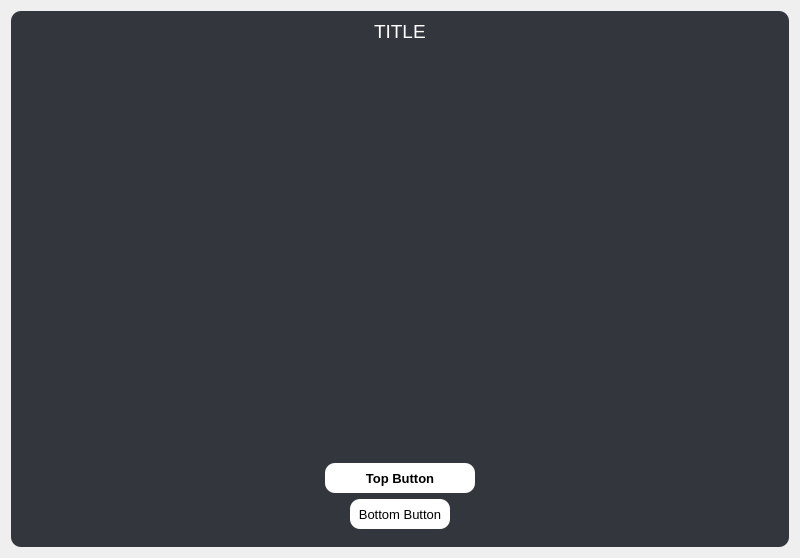
<?xml version="1.0" encoding="UTF-8"?>
<ui version="4.0">
 <class>Dialog</class>
 <widget class="QDialog" name="Dialog">
  <property name="geometry">
   <rect>
    <x>0</x>
    <y>0</y>
    <width>800</width>
    <height>558</height>
   </rect>
  </property>
  <property name="sizePolicy">
   <sizepolicy hsizetype="Preferred" vsizetype="Expanding">
    <horstretch>0</horstretch>
    <verstretch>0</verstretch>
   </sizepolicy>
  </property>
  <property name="maximumSize">
   <size>
    <width>800</width>
    <height>800</height>
   </size>
  </property>
  <property name="windowTitle">
   <string>Dialog</string>
  </property>
  <property name="styleSheet">
   <string notr="true">QFrame{
	background-color: rgb(51, 55, 61);
	border-radius: 10;
}

/*Buttons*/
QPushButton{
	background-color: white;
	color: black;
	border-radius: 10;
}

QPushButton:pressed {	
	background-color: #bcbcbc;
}

/* VERTICAL SCROLLBAR */
QScrollBar:vertical
 {
     background-color: gray;
     width: 15px;
     margin: 15px 3px 15px 3px;
     border: 1px transparent #2A2929;
     border-radius: 4px;
 }

/*  HANDLE BAR VERTICAL */
 QScrollBar::handle:vertical
 {
	background-color: rgb(67, 67, 67);  /* Handle color */
     min-height: 5px;
     border-radius: 4px;
 }

QScrollBar::handle:vertical:hover{	
	background-color: #0D0D0D;
}
QScrollBar::handle:vertical:pressed {	
	background-color: #0D0D0D;
}

 QScrollBar::up-arrow:vertical, QScrollBar::down-arrow:vertical
 {
     background: none;
 }


 QScrollBar::add-page:vertical, QScrollBar::sub-page:vertical
 {
     background: none;
 }

/* Disable top and bottom arrows*/
QScrollBar::add-line:vertical {
      border: none;
      background: none;
}

QScrollBar::sub-line:vertical {
      border: none;
      background: none;
}


/*Slider*/


/*
QSlider::groove:horizontal { 
	background-color: black;
	border: 0px solid; 
	height: 5px; 
	border-radius: 4px;
}

QSlider::handle:horizontal { 
	background-color: white; 
	border: 2px solid; 
	width: 10px; 
	height: 20px; 
	line-height: 20px; 
	margin-top: -5px; 
	margin-bottom: -5px; 
	border-radius: 7px; 
}
*/

QSlider::groove:horizontal {
	background: white;
	height: 5px;
}

QSlider::sub-page:horizontal {
background: qlineargradient(x1: 0, y1: 0, x2: 1, y2: 1, stop: 0 #49BF88, stop: 1 #7289DA);
border: 0px solid #777;
height: 10px;
border-radius: 7px;
}

QSlider::add-page:horizontal {
background: #fff;
border: 1px solid #777;
height: 10px;
border-radius: 7px;
}

QSlider::handle:horizontal {
background: qlineargradient(x1:0, y1:0, x2:1, y2:1,
    stop:0 #eee, stop:1 #ccc);
border: 1px solid #777;
width: 13px;
margin-top: -5px;
margin-bottom: -5px;
border-radius: 7px;
}

QSlider::handle:horizontal:hover {
background: qlineargradient(x1:0, y1:0, x2:1, y2:1,
    stop:0 #fff, stop:1 #ddd);
border: 1px solid #444;
border-radius: 7px;
}

QSlider::sub-page:horizontal:disabled {
background: #bbb;
border-color: #999;
}

QSlider::add-page:horizontal:disabled {
background: #eee;
border-color: #999;
}

QSlider::handle:horizontal:disabled {
background: #eee;
border: 1px solid #aaa;
border-radius: 7px;
}</string>
  </property>
  <layout class="QVBoxLayout" name="verticalLayout">
   <item>
    <widget class="QFrame" name="frame">
     <property name="sizePolicy">
      <sizepolicy hsizetype="Preferred" vsizetype="Expanding">
       <horstretch>0</horstretch>
       <verstretch>0</verstretch>
      </sizepolicy>
     </property>
     <property name="styleSheet">
      <string notr="true"/>
     </property>
     <property name="frameShape">
      <enum>QFrame::StyledPanel</enum>
     </property>
     <property name="frameShadow">
      <enum>QFrame::Raised</enum>
     </property>
     <layout class="QVBoxLayout" name="verticalLayout_2">
      <item alignment="Qt::AlignHCenter|Qt::AlignTop">
       <widget class="QLabel" name="Label_title">
        <property name="sizePolicy">
         <sizepolicy hsizetype="Preferred" vsizetype="Preferred">
          <horstretch>0</horstretch>
          <verstretch>0</verstretch>
         </sizepolicy>
        </property>
        <property name="font">
         <font>
          <family>Segoe UI</family>
          <pointsize>14</pointsize>
         </font>
        </property>
        <property name="styleSheet">
         <string notr="true">background-color: none; color: white;</string>
        </property>
        <property name="text">
         <string>&lt;html&gt;&lt;head/&gt;&lt;body&gt;&lt;p&gt;TITLE&lt;/p&gt;&lt;/body&gt;&lt;/html&gt;</string>
        </property>
       </widget>
      </item>
      <item>
       <widget class="QFrame" name="frame_3">
        <property name="sizePolicy">
         <sizepolicy hsizetype="Expanding" vsizetype="Expanding">
          <horstretch>0</horstretch>
          <verstretch>0</verstretch>
         </sizepolicy>
        </property>
        <property name="minimumSize">
         <size>
          <width>0</width>
          <height>0</height>
         </size>
        </property>
        <property name="maximumSize">
         <size>
          <width>16777215</width>
          <height>16777215</height>
         </size>
        </property>
        <property name="frameShape">
         <enum>QFrame::StyledPanel</enum>
        </property>
        <property name="frameShadow">
         <enum>QFrame::Raised</enum>
        </property>
        <layout class="QVBoxLayout" name="verticalLayout_5">
         <property name="leftMargin">
          <number>9</number>
         </property>
         <property name="topMargin">
          <number>40</number>
         </property>
         <item>
          <widget class="QScrollArea" name="scrollArea">
           <property name="sizePolicy">
            <sizepolicy hsizetype="Preferred" vsizetype="Expanding">
             <horstretch>0</horstretch>
             <verstretch>0</verstretch>
            </sizepolicy>
           </property>
           <property name="minimumSize">
            <size>
             <width>0</width>
             <height>0</height>
            </size>
           </property>
           <property name="maximumSize">
            <size>
             <width>16777215</width>
             <height>16777215</height>
            </size>
           </property>
           <property name="autoFillBackground">
            <bool>false</bool>
           </property>
           <property name="styleSheet">
            <string notr="true"/>
           </property>
           <property name="verticalScrollBarPolicy">
            <enum>Qt::ScrollBarAsNeeded</enum>
           </property>
           <property name="horizontalScrollBarPolicy">
            <enum>Qt::ScrollBarAlwaysOff</enum>
           </property>
           <property name="widgetResizable">
            <bool>true</bool>
           </property>
           <property name="alignment">
            <set>Qt::AlignLeading|Qt::AlignLeft|Qt::AlignTop</set>
           </property>
           <widget class="QWidget" name="scrollAreaWidgetContents">
            <property name="geometry">
             <rect>
              <x>0</x>
              <y>0</y>
              <width>746</width>
              <height>351</height>
             </rect>
            </property>
            <property name="sizePolicy">
             <sizepolicy hsizetype="Preferred" vsizetype="Expanding">
              <horstretch>0</horstretch>
              <verstretch>0</verstretch>
             </sizepolicy>
            </property>
            <property name="styleSheet">
             <string notr="true">background-color: rgb(51, 55, 61);</string>
            </property>
            <layout class="QVBoxLayout" name="verticalLayout_6">
             <property name="spacing">
              <number>0</number>
             </property>
             <property name="leftMargin">
              <number>0</number>
             </property>
             <property name="topMargin">
              <number>0</number>
             </property>
             <property name="rightMargin">
              <number>0</number>
             </property>
             <property name="bottomMargin">
              <number>0</number>
             </property>
             <item alignment="Qt::AlignVCenter">
              <widget class="QFrame" name="textFrame">
               <property name="sizePolicy">
                <sizepolicy hsizetype="Preferred" vsizetype="Expanding">
                 <horstretch>0</horstretch>
                 <verstretch>0</verstretch>
                </sizepolicy>
               </property>
               <property name="frameShape">
                <enum>QFrame::StyledPanel</enum>
               </property>
               <property name="frameShadow">
                <enum>QFrame::Raised</enum>
               </property>
               <layout class="QVBoxLayout" name="verticalLayout_4">
                <property name="spacing">
                 <number>0</number>
                </property>
                <property name="leftMargin">
                 <number>25</number>
                </property>
                <property name="topMargin">
                 <number>0</number>
                </property>
                <property name="rightMargin">
                 <number>25</number>
                </property>
                <property name="bottomMargin">
                 <number>0</number>
                </property>
                <item>
                 <widget class="QLabel" name="Label_informationText">
                  <property name="sizePolicy">
                   <sizepolicy hsizetype="Preferred" vsizetype="Expanding">
                    <horstretch>0</horstretch>
                    <verstretch>0</verstretch>
                   </sizepolicy>
                  </property>
                  <property name="minimumSize">
                   <size>
                    <width>0</width>
                    <height>0</height>
                   </size>
                  </property>
                  <property name="maximumSize">
                   <size>
                    <width>16777215</width>
                    <height>16777215</height>
                   </size>
                  </property>
                  <property name="font">
                   <font>
                    <family>Segoe UI</family>
                    <pointsize>10</pointsize>
                   </font>
                  </property>
                  <property name="styleSheet">
                   <string notr="true">color: white;</string>
                  </property>
                  <property name="text">
                   <string/>
                  </property>
                  <property name="textFormat">
                   <enum>Qt::AutoText</enum>
                  </property>
                  <property name="scaledContents">
                   <bool>false</bool>
                  </property>
                  <property name="alignment">
                   <set>Qt::AlignLeading|Qt::AlignLeft|Qt::AlignVCenter</set>
                  </property>
                  <property name="wordWrap">
                   <bool>true</bool>
                  </property>
                  <property name="margin">
                   <number>0</number>
                  </property>
                  <property name="textInteractionFlags">
                   <set>Qt::LinksAccessibleByMouse</set>
                  </property>
                 </widget>
                </item>
               </layout>
              </widget>
             </item>
            </layout>
           </widget>
          </widget>
         </item>
        </layout>
       </widget>
      </item>
      <item>
       <widget class="QFrame" name="frame_2">
        <property name="frameShape">
         <enum>QFrame::StyledPanel</enum>
        </property>
        <property name="frameShadow">
         <enum>QFrame::Raised</enum>
        </property>
        <layout class="QVBoxLayout" name="verticalLayout_3">
         <item alignment="Qt::AlignHCenter">
          <widget class="QPushButton" name="PushButton_top">
           <property name="sizePolicy">
            <sizepolicy hsizetype="Preferred" vsizetype="Fixed">
             <horstretch>0</horstretch>
             <verstretch>0</verstretch>
            </sizepolicy>
           </property>
           <property name="minimumSize">
            <size>
             <width>150</width>
             <height>30</height>
            </size>
           </property>
           <property name="font">
            <font>
             <family>Yu Gothic UI</family>
             <pointsize>10</pointsize>
             <weight>75</weight>
             <bold>true</bold>
            </font>
           </property>
           <property name="text">
            <string>Top Button</string>
           </property>
          </widget>
         </item>
         <item alignment="Qt::AlignHCenter">
          <widget class="QPushButton" name="PushButton_bottom">
           <property name="sizePolicy">
            <sizepolicy hsizetype="Preferred" vsizetype="Fixed">
             <horstretch>0</horstretch>
             <verstretch>0</verstretch>
            </sizepolicy>
           </property>
           <property name="minimumSize">
            <size>
             <width>100</width>
             <height>30</height>
            </size>
           </property>
           <property name="font">
            <font>
             <family>Yu Gothic UI</family>
             <pointsize>10</pointsize>
             <weight>50</weight>
             <bold>false</bold>
             <strikeout>false</strikeout>
            </font>
           </property>
           <property name="text">
            <string>Bottom Button</string>
           </property>
          </widget>
         </item>
        </layout>
       </widget>
      </item>
     </layout>
    </widget>
   </item>
  </layout>
 </widget>
 <resources/>
 <connections/>
</ui>
